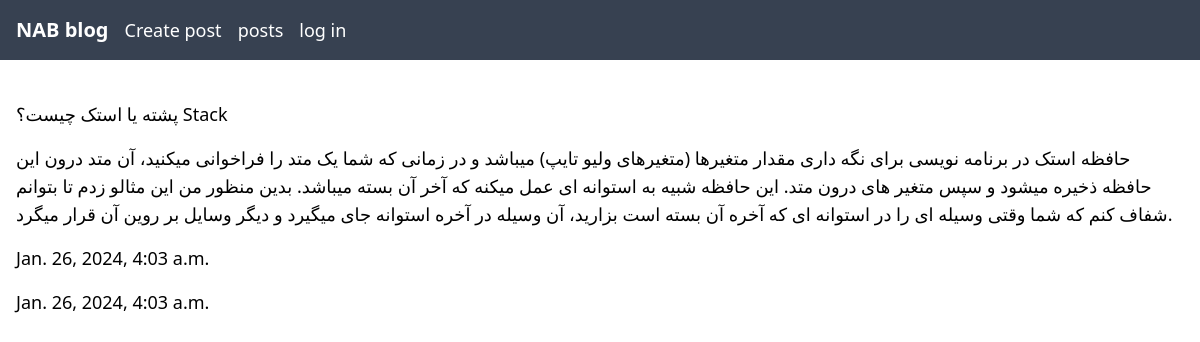
Screenshot of /post/2 with the database file from the repository.
### blog/models.py (models this page shows, shortened)
class Post(models.Model):
    title = models.CharField(max_length=50)
    body = models.TextField()
    c_data = models.DateTimeField(auto_now=True)
    u_data = models.DateTimeField(auto_now=True)
    writer = models.ForeignKey(User, on_delete=models.CASCADE)

### blog/views.py (the view)
# urls.py: path('post/<int:pk>', blog_view, name='blog_view'),
def blog_view(request, pk):
    blog = Post.objects.get(pk=pk)
    return render(request, 'blog/blog.html', {'blog': blog})

### templates/blog/blog.html
{% extends 'base.html' %}
{% block lists %}
<div class="flex flex-col gap-4 m-4 text-lg "><h1>{{blog.title}}</h1>
    <span>{{blog.body}}</span>
    <span>{{blog.c_data}}</span>
    <span>{{blog.u_data}}</span>
</div>
{% endblock %}

### templates/base.html (shortened to what this page needs)
<!DOCTYPE html>
<html lang="en">
<head>
     <script src="https://cdn.tailwindcss.com"></script>
</head>
<body>
      <div class=" sm:flex-nowrap flex p-4 flex-wrap text-white sm:justify-start sm:gap-4  bg-gray-700 justify-between items-center mb-10 " x-data="{ drupg : false }">
        <a href="{% url 'post_list' %}" class="text-xl "><b>NAB blog</b></a>
        <ul x-bind:class="drupg ? 'max-h-96' : 'max-h-0 sm:max-h-96' " class="sm:bg-transparent sm:flex-grow sm:flex-row overflow-hidden transition-all duration-500  list-none gap-4 flex flex-col w-full sm:w-auto text-lg font-medium bg-gray-500">
          <a href="{% url 'c_blog' %}">  <li>Create post</li> </a>
            <li>posts</li>
            <li>log in</li>
        </ul>
    </div>
    {% block lists %}
    {% endblock %}
</body>
</html>

### rows the page displays
Post: title "پشته یا استک چیست؟ Stack", body "حافظه استک در برنامه نویسی برای نگه داری مقدار متغیرها (متغیرهای ولیو تایپ) میباشد و در زمانی که شما یک متد را فراخوانی میکنید، آن متد درون این حافظه ذخیره میشود و سپس متغیر های درون متد. این حافظه شبیه به استوانه ای عمل میکنه که آخر آن بسته میباشد. بدین منظور من این مثالو زدم تا بتوانم شفاف کنم که شما وقتی وسیله ای را در استوانه ای که آخره آن بسته است بزارید، آن وسیله در آخره استوانه جای میگیرد و دیگر وسایل بر روین آن قرار میگرد.", c_data "Jan. 26, 2024, 4:03 a.m.", u_data "Jan. 26, 2024, 4:03 a.m."
